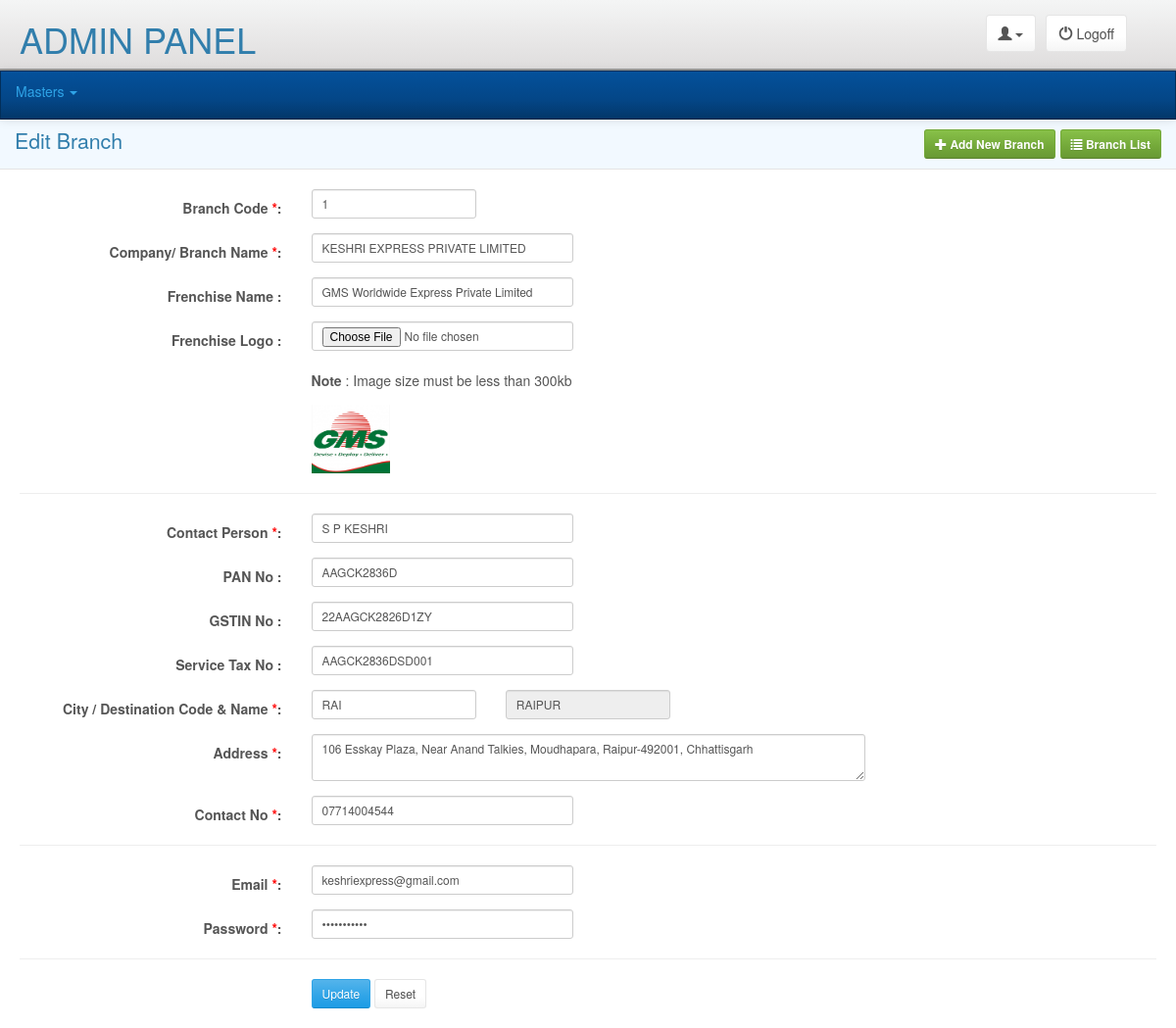
The page /adminpanel/masters/branch/edit_branch.php?id=1 (signed in) on the database its author committed.
### tables this page shows
CREATE TABLE `tbl_branchs` (
  `Branch_Id` smallint(6) NOT NULL,
  `Branch_Code` varchar(20) NOT NULL,
  `Branch_Name` char(50) NOT NULL,
  `Franchise_Name` varchar(100) NOT NULL,
  `Franchise_Logo` varchar(75) DEFAULT NULL,
  `Contact_Person` char(20) NOT NULL,
  `Address` char(150) NOT NULL,
  `Destination_Id` smallint(6) DEFAULT NULL,
  `GSTIN` varchar(20) NOT NULL,
  `Service_Tax_No` varchar(20) NOT NULL,
  `PAN_No` varchar(10) NOT NULL,
  `Contact_No` varchar(11) DEFAULT NULL,
  `Email` char(50) DEFAULT NULL,
  `Password` char(20) DEFAULT NULL,
  `Is_Active` tinyint(4) NOT NULL COMMENT '0-Inactive, 1-active'
);

CREATE TABLE `tbl_destinations` (
  `Destination_Id` smallint(6) NOT NULL,
  `Destination_Code` varchar(20) NOT NULL,
  `Destination_Name` varchar(50) NOT NULL,
  `State_Id` tinyint(4) NOT NULL
);

### libraries/classes/DBConn.php (called while the page is built, shortened)
<?php
class DBConn extends Conn {
	 function ExecuteQuery($userQuery)
	{
		$result= mysql_query($userQuery);
                $num_fields = mysql_num_fields($result);
				$obj = array();
				$x=1;
				while($row=mysql_fetch_array($result)){
				  for($j=0;$j<$num_fields;$j++){
					 $name = mysql_field_name($result, $j);
					 $obj[$x][$name]=$row[$name];
					}
					$x++;
					}
     return $obj;
	}
}
?>

### adminpanel/masters/branch/edit_branch.php (the view, shortened to what this page needs)
<?php
require_once(PATH_LIBRARIES.'/classes/DBConn.php');
include(PATH_ADMIN_INCLUDE.'/header.php');
$db = new DBConn();
$res=$db->ExecuteQuery("SELECT Branch_Code, Branch_Name, Franchise_Name, Franchise_Logo, Contact_Person, PAN_No, GSTIN, Service_Tax_No, B.Destination_Id, Destination_Code, Destination_Name, Address, Contact_No, Email, Password FROM tbl_branchs B
INNER JOIN tbl_destinations D ON D.Destination_Id = B.Destination_Id
WHERE Branch_Id=".$_GET['id']);
?>
<div class="pageTitle">
	<div class="pull-right BtnLeftPadd">
        <a class="btn btn-success btn-sm" href="index.php"><i class="glyphicon glyphicon-list"></i> <strong>Branch List</strong></a>
    </div>
    <div class="pull-right">
        <a class="btn btn-success btn-sm" href="add_branch.php"><i class="glyphicon glyphicon-plus"></i> <strong>Add New Branch</strong></a>
    </div>
	<h1 class="pull-left">Edit Branch</h1>
    <div class="clearfix"></div>
</div>
<div class="main">
	<div class="clear formbgstyle">
    	<form class="form-horizontal" role="form" id="editBranch" method="post">
      <div>
        <div class="form-group">
          <label class="control-label col-sm-3 mandatory" for="branch_code">Branch Code <span>*</span>:</label>
          <div class="col-sm-2">
            <input type="text" class="form-control input-sm" id="branch_code" name="branch_code" placeholder="Branch Code" value="<?php echo $res[1]['Branch_Code']; ?>"  />
          </div>
        </div>
        <div class="form-group">
          <label class="control-label col-sm-3 mandatory" for="branch_name">Company/ Branch Name <span>*</span>:</label>
          <div class="col-sm-3">
            <input type="text" class="form-control input-sm" id="branch_name" name="branch_name" placeholder="Company or Branch Name" value="<?php echo $res[1]['Branch_Name']; ?>" />
          </div>
        </div>
        <div class="form-group">
          <label class="control-label col-sm-3 mandatory" for="franchise_name">Frenchise Name :</label>
          <div class="col-sm-3">
            <input type="text" class="form-control input-sm" id="franchise_name" name="franchise_name" placeholder="Ex: GMS Worldwide Express Pvt. Ltd." value="<?php echo $res[1]['Franchise_Name']; ?>" />
          </div>
        </div>
        <div class="form-group">
          <label class="control-label col-sm-3 mandatory" for="franchise_logo">Frenchise Logo :</label>
          <div class="col-sm-3">
            <input type="file" class="form-control input-sm" id="franchise_logo" name="franchise_logo" /><br/>
            <strong>Note</strong> : Image size must be less than 300kb
          </div>
        </div>
        <?php if(isset($res[1]['Franchise_Logo'])){ ?>
        <div class="form-group">
          <div class="col-md-6 col-sm-6 col-xs-12 col-sm-offset-3">
            <img width="80" src="<?php echo PATH_UPLOAD_IMAGE.'/franchise/thumb/'.$res[1]['Franchise_Logo'];?>" alt="" />
          </div>
        </div>
        <?php } ?>
        <hr />
        <div class="form-group">
          <label class="control-label col-sm-3 mandatory" for="cont_person">Contact Person <span>*</span>:</label>
          <div class="col-sm-3">
            <input type="text" class="form-control input-sm" id="cont_person" name="cont_person" placeholder="Contact Person" value="<?php echo $res[1]['Contact_Person']; ?>" />
          </div>
        </div>
        <div class="form-group">
          <label class="control-label col-sm-3" for="panNo">PAN No :</label>
          <div class="col-sm-3">
            <input type="text" class="form-control input-sm" id="panNo" name="panNo" placeholder="PAN No" value="<?php echo $res[1]['PAN_No']; ?>" />
          </div>
        </div>
        <div class="form-group">
          <label class="control-label col-sm-3" for="gstNo">GSTIN No :</label>
          <div class="col-sm-3">
            <input type="text" class="form-control input-sm" id="gstNo" name="gstNo" placeholder="GSTIN No" value="<?php echo $res[1]['GSTIN']; ?>" />
          </div>
        </div>
        <div class="form-group">
          <label class="control-label col-sm-3" for="serv_tax_no">Service Tax No :</label>
          <div class="col-sm-3">
            <input type="text" class="form-control input-sm" id="serv_tax_no" name="serv_tax_no" placeholder="Service Tax No" value="<?php echo $res[1]['Service_Tax_No']; ?>" />
          </div>
        </div>
        <div class="form-group">
          <label class="control-label col-sm-3 mandatory" for="dest_code">City / Destination Code &amp; Name  <span>*</span>:</label>
          <div class="col-sm-2">
            <input type="text" class="form-control input-sm" id="dest_code" name="dest_code" placeholder="Ex: RAI, BHI..." value="<?php echo $res[1]['Destination_Code']; ?>" />
          </div>
          <div class="col-sm-2" id="destinationName">
             <input type="text" class="form-control input-sm" id="Destination_Name" name="Destination_Name" placeholder="Name" readonly="readonly" value="<?php echo $res[1]['Destination_Name']; ?>" />
          </div>
        </div>
        <div class="form-group">
          <label class="control-label col-sm-3 mandatory" for="address">Address <span>*</span>:</label>
          <div class="col-sm-6">
          	<textarea class="form-control input-sm" id="address" name="address" cols="" rows="" placeholder="Type Branch Address"><?php echo $res[1]['Address']; ?></textarea>
          </div>
        </div>
        <div class="form-group">
          <label class="control-label col-sm-3 mandatory" for="phone_no">Contact No <span>*</span>:</label>
          <div class="col-sm-3">
            <input type="text" class="form-control input-sm" id="phone_no" name="phone_no" placeholder="Phone No" value="<?php echo $res[1]['Contact_No']; ?>" />
          </div>
        </div>
        <hr />
        <div class="form-group">
          <label class="control-label col-sm-3 mandatory" for="email">Email <span>*</span>:</label>
          <div class="col-sm-3">
            <input type="text" class="form-control input-sm" id="email" name="email" placeholder="Email" value="<?php echo $res[1]['Email']; ?>" />
          </div>
        </div>
        <div class="form-group">
          <label class="control-label col-sm-3 mandatory" for="password">Password <span>*</span>:</label>
          <div class="col-sm-3">
            <input type="password" class="form-control input-sm" id="password" name="password" placeholder="Password" value="<?php echo $res[1]['Password']; ?>" />
          </div>
        </div>
        <hr />
        <div class="form-group">
          <div class="col-sm-3"></div>
          <div class="col-sm-3">
            <input type="button" class="btn btn-primary btn-sm" id="edit" value="Update">
            <input type="reset" class="btn btn-default btn-sm" value="Reset" id="reset">
          </div>
        </div>
      </div>
    </form>
    </div>
</div>

### css/adminpanel_style.css (style rules this page uses)
.pageTitle { border-bottom:solid 1px #e4e4e4; padding:10px 15px; margin:0 0 20px 0; background:#f2f9ff }
.pageTitle h1 { font-size:16pt; margin:0; }
.clear { clear:both; }
.mandatory span { color:red; }
.main { margin: 20px; }
.BtnLeftPadd { margin-left:5px; }

### rows shown on the page
tbl_branchs: branch_code "1", branch_name "KESHRI EXPRESS PRIVATE LIMITED", franchise_name "GMS Worldwide Express Private Limited", Franchise_Logo (picture), cont_person "S P KESHRI", panNo "AAGCK2836D", gstNo "22AAGCK2826D1ZY", serv_tax_no "AAGCK2836DSD001", dest_code "RAI", Destination_Name "RAIPUR", address "106 Esskay Plaza, Near Anand Talkies, Moudhapara, Raipur-492001, Chhattisgarh", phone_no "07714004544", email "keshriexpress@gmail.com"
